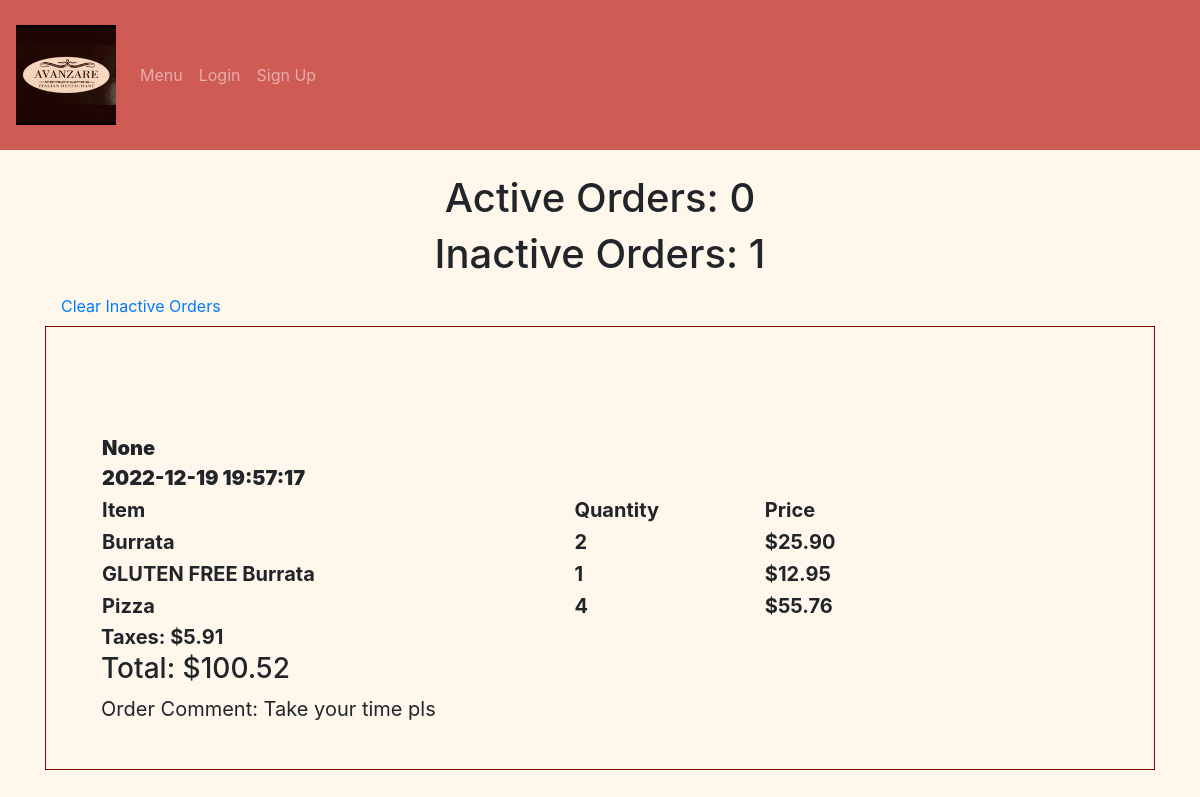
Page /view-orders on the earlier database version.
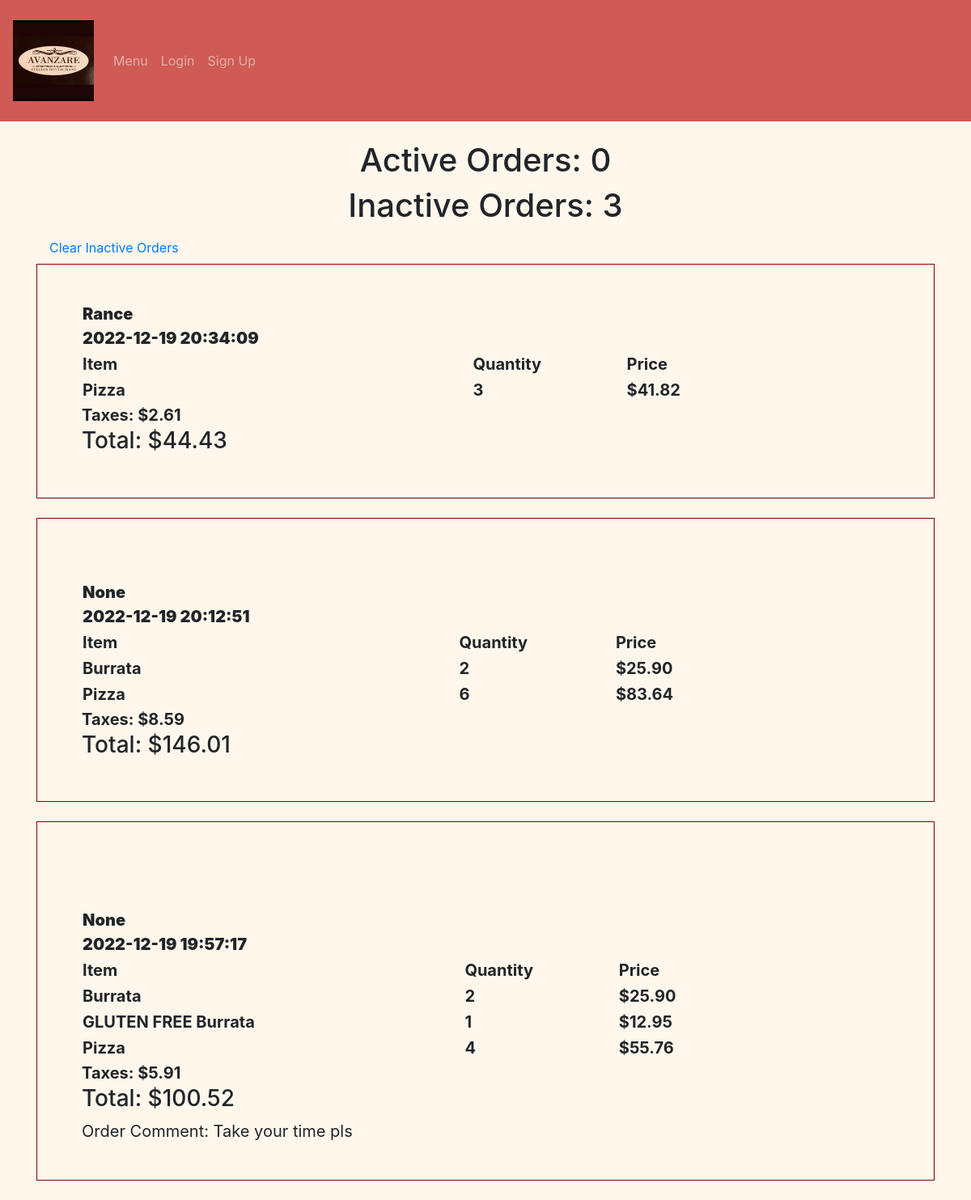
Same page on the later database version.
### avanzareApp/models.py (models this page shows)
class Order(db.Model):
    id = db.Column(db.Integer, primary_key=True)
    name = db.Column(db.String(150))
    comment = db.Column(db.String(10000))
    taxes = db.Column(db.Float)
    total = db.Column(db.Float)
    date = db.Column(db.DateTime(timezone=True), default=func.now())
    user_id = db.Column(db.Integer, db.ForeignKey('user.id'))
    is_active = db.Column(db.String(10))
    items = db.relationship('Menu_order')

class Menu_order(db.Model):
    id = db.Column(db.Integer, primary_key=True)
    name = db.Column(db.String(150))
    price = db.Column(db.String(150))
    description = db.Column(db.String(10000))
    menu_type = db.Column(db.String(150))
    gluten_free = db.Column(db.String(150))
    vegan = db.Column(db.String(150))
    date = db.Column(db.DateTime(timezone=True), default=func.now())
    order_id = db.Column(db.Integer, db.ForeignKey('order.id'))

### avanzareApp/views.py (the view)
@views.route('/view-orders', methods=['POST', 'GET'])
def view_orders():
    active_orders = Order.query.filter(Order.is_active == 'Active').all()
    inactive_orders = Order.query.filter(Order.is_active == 'Inactive').all()
    return render_template('view_orders.html', active_orders=active_orders, inactive_orders=inactive_orders,
                           user=current_user)

### avanzareApp/templates/view_orders.html (shortened to what this page needs)
{% extends "base.html" %} {% block title %}Home{% endblock %}
{% block content %}
{% set count = namespace(value=0) %}
{% for order in active_orders %}
    {% set count.value = count.value + 1 %}
{% endfor %}
<h1 align="center">Active Orders: {{ count.value }}</h1>
{% set count = namespace(value=0) %}
{% for order in inactive_orders %}
    {% set count.value = count.value + 1 %}
{% endfor %}
<h1 align="center">Inactive Orders: {{ count.value }}</h1>
<a class="nav-item nav-link" href="{{ url_for('views.clear_inactive_orders') }}">Clear Inactive Orders</a>
{% for order in inactive_orders|reverse %}
    <div class="blackLine">
        <div class="text">
            {% set lst =  [] %}
            <table style="width:100%">
                <tr>
                    <th>
                        <b>{{ order.name }}</b>
                        <br />
                        <b>{{ order.date }}</b>
                    </th>
                </tr>
                <tr>
                    <th>Item</th>
                    <th>Quantity</th>
                    <th>Price</th>
                </tr>
                {% for item in order.items %}
                    {% set count = namespace(value=0) %}
                    {% set print_once = 1 %}
                    {% if item.name not in lst %}
                        {% for item_count in order.items %}
                            {% if item.name == item_count.name %}
                                {% set count.value = count.value + 1 %}
                            {% endif %}
                        {% endfor %}
                        {% if print_once == 1 %}
                            <tr>
                                <th>{{ item.name }}</th>
                                <th>{{ count.value }}</th>
                                {% set tmp = (item.price | float) %}
                                <th>{{ "${:,.2f}".format(count.value * tmp) }}</th>
                            </tr>
                            <br />
                        {% endif %}
                        {% set print_once = 1 %}
                    {% endif %}
                {% endfor %}
            </table>
            {% if "${:,.2f}".format(order.taxes) == "$-0.00" %}
               <b>Taxes: $0.00</b>
            {% else %}
                <b>Taxes: {{ "${:,.2f}".format(order.taxes) }}</b>
            {% endif %}
            {% if "${:,.2f}".format(order.total + order.taxes) == "$-0.00" %}
               <h3>Total: $0.00</h3>
            {% else %}
                <h3>Total: {{ "${:,.2f}".format(order.total + order.taxes) }}</h3>
            {% endif %}
            {% if order.comment != "" and order.comment is not none %}
                <div>Order Comment: {{ order.comment }}</div>
            {% endif %}
        </div>
    </div>
    <br />
{% endfor %}
{% endblock %}

### avanzareApp/templates/base.html (shortened to what this page needs)
<!DOCTYPE html>
<html lang="en">
<head>
    <link
      rel="stylesheet"
      href="https://stackpath.bootstrapcdn.com/bootstrap/4.4.1/css/bootstrap.min.css"
    />
    <link rel="stylesheet"
          href="https://cdn.jsdelivr.net/npm/bootstrap-select@1.13.14/dist/css/bootstrap-select.min.css"
    />
    <link
      rel="stylesheet"
      href="https://stackpath.bootstrapcdn.com/font-awesome/4.7.0/css/font-awesome.min.css"
    />
    <link
            rel="stylesheet"
            href="{{ url_for('static', filename='style.css') }}"
    />
</head>
<body style="background: #FFF7EC;">
    <nav class="navbar navbar-expand-lg navbar-dark">
        <a class="navbar-brand" href="#" align="center">
            <img class="img-responsive" src="{{ url_for('views.send_image', filename='logo.jpg') }}" height="100">
        </a>
        <div class="collapse navbar-collapse" id="navbar">
            <div class="navbar-nav">
                {% if user.is_authenticated %}
                    {% if user.email == "headChef@gmail.com" %}
                        <a class="nav-item nav-link" id="edit_menu" href="/edit-menu">Edit Menu</a>
                        <a class="nav-item nav-link" id="view_orders" href="/view-orders">View Orders</a>
                        <a class="nav-item nav-link" id="create_news" href="/create-news">Create News</a>
                    {% endif %}
                    <a class="nav-item nav-link" id="user_home" href="/user_home">User Home</a>
                    <a class="nav-item nav-link" id="order" href="/order">Order</a>
                    <a class="nav-item nav-link" id="test_order" href="/test-order">Order2</a>
                    <a class="nav-item nav-link" id="logout" href="/logout">Logout</a>
                {% else %}
                    <a class="nav-item nav-link" id="menu" href="/">Menu</a>
                    <a class="nav-item nav-link" id="login" href="/login">Login</a>
                    <a class="nav-item nav-link" id="signup" href="/sign-up">Sign Up</a>
                {% endif %}
            </div>
        </div>
    </nav>
    <br />
    <div class="container">
    {% block content %}
    {% endblock %}
    </div>
</body>
</html>

### avanzareApp/static/style.css (style rules this page uses)
.navbar-dark { background:#CE5B54; }
.blackLine { border:1px solid black; border-color: #800000; padding: 15px; }
.text { font-size: 20px; padding-left: 40px; width: 80%; }
nav { height:150px; }

Differences in the rows shown:
added Order: name "Rance", date "2022-12-19 20:34:09", taxes "$2.61", order.total+order.taxes "$44.43"
added Menu_order: name "Pizza", value "3", value "$41.82", shown under "Rance"
added Order: name "None", date "2022-12-19 20:12:51", taxes "$8.59", order.total+order.taxes "$146.01"
added Menu_order: name "Burrata", value "2", value "$25.90", shown under "None"
added Menu_order: name "Pizza", value "6", value "$83.64", shown under "None"
Other differences:
{{ count.value }}: "1" → "3"
